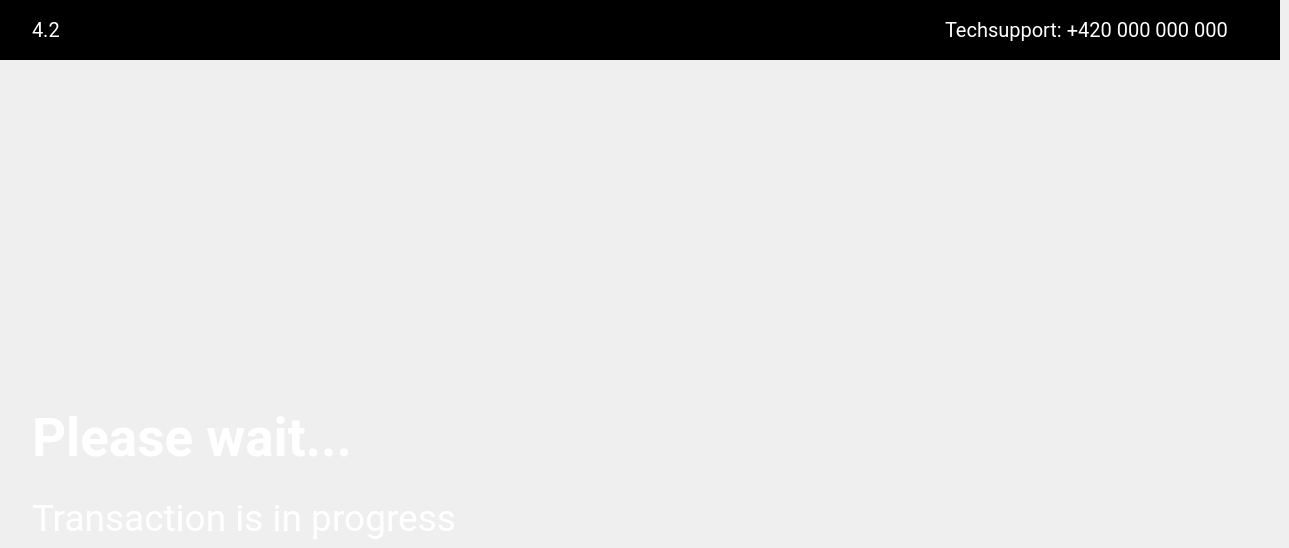
    <widget class="QWidget" name="i26Page">
     <widget class="QFrame" name="i26FrLogo">
      <property name="geometry">
       <rect>
        <x>0</x>
        <y>0</y>
        <width>1280</width>
        <height>60</height>
       </rect>
      </property>
      <property name="styleSheet">
       <string notr="true">background-color:rgb(0, 0, 0);
border:none;</string>
      </property>
      <property name="frameShape">
       <enum>QFrame::StyledPanel</enum>
      </property>
      <property name="frameShadow">
       <enum>QFrame::Raised</enum>
      </property>
      <widget class="QLabel" name="i26LblLogo">
       <property name="geometry">
        <rect>
         <x>578</x>
         <y>13</y>
         <width>124</width>
         <height>34</height>
        </rect>
       </property>
       <property name="text">
        <string>&lt;html&gt;&lt;head/&gt;&lt;body&gt;&lt;p&gt;&lt;img src=&quot;:/res/pic/Frame.png&quot;/&gt;&lt;/p&gt;&lt;/body&gt;&lt;/html&gt;</string>
       </property>
      </widget>
      <widget class="QLabel" name="i26LblNumbPage">
       <property name="geometry">
        <rect>
         <x>32</x>
         <y>18</y>
         <width>120</width>
         <height>24</height>
        </rect>
       </property>
       <property name="font">
        <font>
         <family>Roboto</family>
         <pointsize>15</pointsize>
        </font>
       </property>
       <property name="styleSheet">
        <string notr="true">color:rgb(255, 255, 255);
qproperty-alignment: AlignLeft;</string>
       </property>
       <property name="text">
        <string>4.2</string>
       </property>
      </widget>
      <widget class="QLabel" name="i26LblTech">
       <property name="geometry">
        <rect>
         <x>945</x>
         <y>18</y>
         <width>303</width>
         <height>24</height>
        </rect>
       </property>
       <property name="font">
        <font>
         <family>Roboto</family>
         <pointsize>15</pointsize>
        </font>
       </property>
       <property name="styleSheet">
        <string notr="true">color:rgb(255, 255, 255);
qproperty-alignment: AlignLeft;</string>
       </property>
       <property name="text">
        <string>Techsupport: +420 000 000 000</string>
       </property>
      </widget>
     </widget>
     <widget class="QLabel" name="i26LblPic">
      <property name="geometry">
       <rect>
        <x>599</x>
        <y>297</y>
        <width>80</width>
        <height>80</height>
       </rect>
      </property>
      <property name="text">
       <string>&lt;html&gt;&lt;head/&gt;&lt;body&gt;&lt;p&gt;&lt;img src=&quot;:/res/pic/waiting.png&quot;/&gt;&lt;/p&gt;&lt;/body&gt;&lt;/html&gt;</string>
      </property>
     </widget>
     <widget class="QLabel" name="i26Text">
      <property name="geometry">
       <rect>
        <x>32</x>
        <y>409</y>
        <width>1215</width>
        <height>56</height>
       </rect>
      </property>
      <property name="font">
       <font>
        <family>Roboto</family>
        <pointsize>40</pointsize>
        <weight>75</weight>
        <bold>true</bold>
       </font>
      </property>
      <property name="styleSheet">
       <string notr="true">color:rgb(255, 255, 255);
qproperty-alignment: AlignCenter;</string>
      </property>
      <property name="text">
       <string>Please wait...</string>
      </property>
     </widget>
     <widget class="QLabel" name="i26Text2">
      <property name="geometry">
       <rect>
        <x>32</x>
        <y>497</y>
        <width>1215</width>
        <height>42</height>
       </rect>
      </property>
      <property name="font">
       <font>
        <family>Roboto</family>
        <pointsize>28</pointsize>
       </font>
      </property>
      <property name="styleSheet">
       <string notr="true">color:rgb(255, 255, 255);
qproperty-alignment: AlignCenter;</string>
      </property>
      <property name="text">
       <string>Transaction is in progress</string>
      </property>
     </widget>
    </widget>
